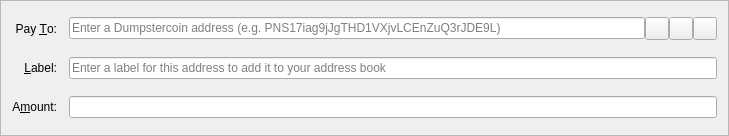
<?xml version="1.0" encoding="UTF-8"?>
<ui version="4.0">
 <class>SendCoinsEntry</class>
 <widget class="QFrame" name="SendCoinsEntry">
  <property name="geometry">
   <rect>
    <x>0</x>
    <y>0</y>
    <width>729</width>
    <height>136</height>
   </rect>
  </property>
  <property name="windowTitle">
   <string>Form</string>
  </property>
  <property name="frameShape">
   <enum>QFrame::StyledPanel</enum>
  </property>
  <property name="frameShadow">
   <enum>QFrame::Sunken</enum>
  </property>
  <layout class="QGridLayout" name="gridLayout">
   <property name="spacing">
    <number>12</number>
   </property>
   <item row="5" column="0">
    <widget class="QLabel" name="label">
     <property name="text">
      <string>A&amp;mount:</string>
     </property>
     <property name="alignment">
      <set>Qt::AlignRight|Qt::AlignTrailing|Qt::AlignVCenter</set>
     </property>
     <property name="buddy">
      <cstring>payAmount</cstring>
     </property>
    </widget>
   </item>
   <item row="3" column="0">
    <widget class="QLabel" name="label_2">
     <property name="text">
      <string>Pay &amp;To:</string>
     </property>
     <property name="alignment">
      <set>Qt::AlignRight|Qt::AlignTrailing|Qt::AlignVCenter</set>
     </property>
     <property name="buddy">
      <cstring>payTo</cstring>
     </property>
    </widget>
   </item>
   <item row="5" column="1">
    <widget class="BitcoinAmountField" name="payAmount"/>
   </item>
   <item row="4" column="1">
    <layout class="QHBoxLayout" name="horizontalLayout_2">
     <property name="spacing">
      <number>0</number>
     </property>
     <item>
      <widget class="QValidatedLineEdit" name="addAsLabel">
       <property name="enabled">
        <bool>true</bool>
       </property>
       <property name="toolTip">
        <string>Enter a label for this address to add it to your address book</string>
       </property>
       <property name="placeholderText">
        <string>Enter a label for this address to add it to your address book</string>
       </property>
      </widget>
     </item>
    </layout>
   </item>
   <item row="4" column="0">
    <widget class="QLabel" name="label_4">
     <property name="text">
      <string>&amp;Label:</string>
     </property>
     <property name="alignment">
      <set>Qt::AlignRight|Qt::AlignTrailing|Qt::AlignVCenter</set>
     </property>
     <property name="buddy">
      <cstring>addAsLabel</cstring>
     </property>
    </widget>
   </item>
   <item row="3" column="1">
    <layout class="QHBoxLayout" name="payToLayout">
     <property name="spacing">
      <number>0</number>
     </property>
     <item>
      <widget class="QValidatedLineEdit" name="payTo">
       <property name="toolTip">
        <string>The address to send the payment to</string>
       </property>
       <property name="maxLength">
        <number>34</number>
       </property>
       <property name="placeholderText">
        <string>Enter a Dumpstercoin address (e.g. PNS17iag9jJgTHD1VXjvLCEnZuQ3rJDE9L)</string>
       </property>
      </widget>
     </item>
     <item>
      <widget class="QToolButton" name="addressBookButton">
       <property name="toolTip">
        <string>Choose address from address book</string>
       </property>
       <property name="text">
        <string/>
       </property>
       <property name="icon">
        <iconset resource="../bitcoin.qrc">
         <normaloff>:/icons/address-book</normaloff>:/icons/address-book</iconset>
       </property>
       <property name="shortcut">
        <string>Alt+A</string>
       </property>
      </widget>
     </item>
     <item>
      <widget class="QToolButton" name="pasteButton">
       <property name="toolTip">
        <string>Paste address from clipboard</string>
       </property>
       <property name="text">
        <string/>
       </property>
       <property name="icon">
        <iconset resource="../bitcoin.qrc">
         <normaloff>:/icons/editpaste</normaloff>:/icons/editpaste</iconset>
       </property>
       <property name="shortcut">
        <string>Alt+P</string>
       </property>
      </widget>
     </item>
     <item>
      <widget class="QToolButton" name="deleteButton">
       <property name="toolTip">
        <string>Remove this recipient</string>
       </property>
       <property name="text">
        <string/>
       </property>
       <property name="icon">
        <iconset resource="../bitcoin.qrc">
         <normaloff>:/icons/remove</normaloff>:/icons/remove</iconset>
       </property>
      </widget>
     </item>
    </layout>
   </item>
  </layout>
 </widget>
 <customwidgets>
  <customwidget>
   <class>BitcoinAmountField</class>
   <extends>QLineEdit</extends>
   <header>bitcoinamountfield.h</header>
   <container>1</container>
  </customwidget>
  <customwidget>
   <class>QValidatedLineEdit</class>
   <extends>QLineEdit</extends>
   <header>qvalidatedlineedit.h</header>
  </customwidget>
 </customwidgets>
 <resources>
  <include location="../bitcoin.qrc"/>
 </resources>
 <connections/>
</ui>
